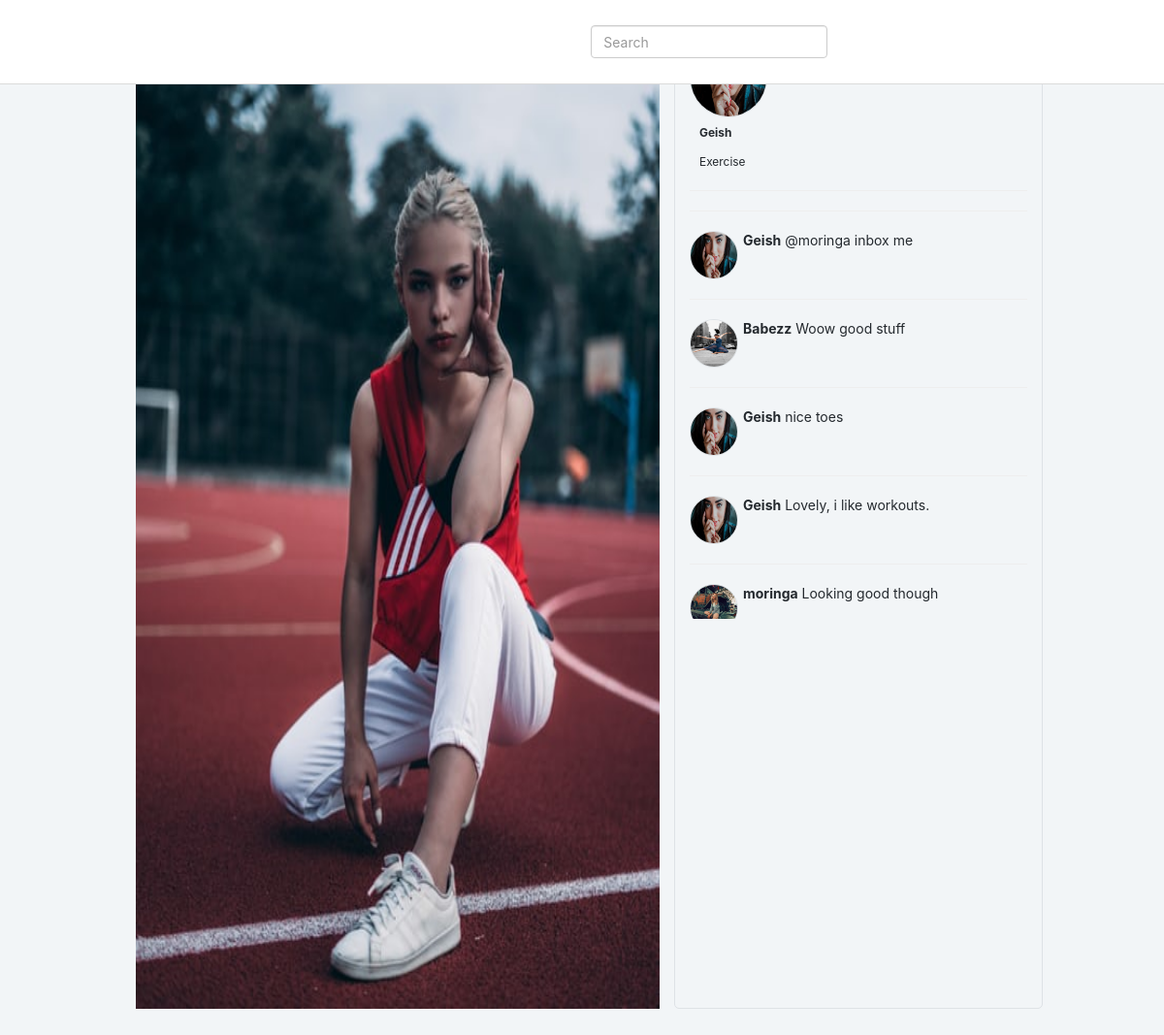
The app's page /allcomments/11 (signed in) with its own data.
### instacloned/models.py (models this page shows, shortened)
class Image(models.Model):
  image = models.ImageField(upload_to='images/' ,default='default.jpg')
  name = models.CharField(max_length=60)
  posted = models.DateTimeField(auto_now_add=True, null=True, blank=True)
  caption = HTMLField()
  user = models.ForeignKey(User,on_delete = models.CASCADE)
  @property
  def all_comments(self):
    return self.comments.all()
  class Meta:
        ordering = ['posted']

class Comment(models.Model):
  comment = models.CharField(max_length = 300)
  posted_on = models.DateTimeField(auto_now=True, null=True, blank=True)
  image = models.ForeignKey(Image,on_delete = models.CASCADE,related_name='comments')
  user = models.ForeignKey(User,on_delete = models.CASCADE,related_name='comments')

class Profile(models.Model):
  profile_pic = models.ImageField(default='default.jpg',upload_to='profile/')
  bio = HTMLField()
  user = models.OneToOneField(User,on_delete = models.CASCADE)

### instacloned/views.py (the view)
# urls.py: re_path(r'^allcomments/(?P<image_id>\d+)$',main_views.allcomments,name='allcomments'),
@login_required
def allcomments(request,image_id):
  image = Image.objects.filter(pk = image_id).first()
  return render(request,'main/imagecomments.html',{"image":image})

### instacloned/templates/main/imagecomments.html (shortened to what this page needs)
{% extends 'main/base.html' %}
{% load crispy_forms_tags %}
{% load static %}
{% block content %}
<br>
<div class="container">
  <div class="row">
    <div class="col-md-1"></div>
    <div class="col-md-6 pt-3">
      <img src="{{image.image.url}}" alt="img" class="img-responsive card-img-top" style="height: 90vh;">
    </div>
    <div class="col-md-4 mt-3 pt-3 border">
      <div>
        <div>
        </div>
        <div>
          <p class="text ml-3 pt-2"><small><strong>{{image.user.username}}</strong></small></p>
          <p class="text ml-3"><small>{{image.name}}</small></p>
        </div>
        <hr>
        <hr>
      </div>
      <div id="side">
        {% if image.all_comments %}
        {% for comment in image.all_comments %}
        <div class="flex">
          <div>
            <a href="{% url 'others_profile' comment.user.id  %}">
              <img src="{{comment.user.profile.profile_pic.url}}" class="rounded-circle border" alt="img" width="50"
                height="50">
            </a>
          </div>
          <div>
            <p class="ml-2"><span class="font-weight-bold">{{comment.user.username}}</span> {{comment.comment}}</p>
          </div>
        </div>
        <hr>
        {% endfor %}
        {% else %}
      </div>
      <h6 class="text-center">Be the first to comment below</h6>
      {% endif %}
    </div>
    <div class="col-md-1"></div>
  </div>
</div>
<br><br>
{% endblock %}

### static/css/styles.css (style rules this page uses)
body { background-color: rgba(236, 241, 243, 0.65); font-family: -apple-system,BlinkMacSystemFont,Segoe UI,Helvetica,Arial,sans-serif,Apple Color Emoji,Segoe UI Emoji; font-size: 14px; color: #24292e; }
p { font-family: -apple-system, BlinkMacSystemFont, "Segoe UI", Roboto, Helvetica, Arial, sans-serif; }
a[href] { text-decoration: none; color: rgb(12, 12, 12); }
#side { overflow: auto; max-height: 400px; }
.row1, .row2, .flex, .side { display: flex; }
.border, .search { border-style: solid; border-color: lightgray; border-radius: 5px; border-width: thin; }

### records on screen
Image: image (picture), user.username "Geish", name "Exercise"
Comment: user.profile.profile_pic (picture), user.username "Geish", comment "@moringa inbox me"
Comment: user.profile.profile_pic (picture), user.username "Babezz", comment "Woow good stuff"
Comment: user.profile.profile_pic (picture), user.username "Geish", comment "nice toes"
Comment: user.profile.profile_pic (picture), user.username "Geish", comment "Lovely, i like workouts."
Comment: user.profile.profile_pic (picture), user.username "moringa", comment "Looking good though"
